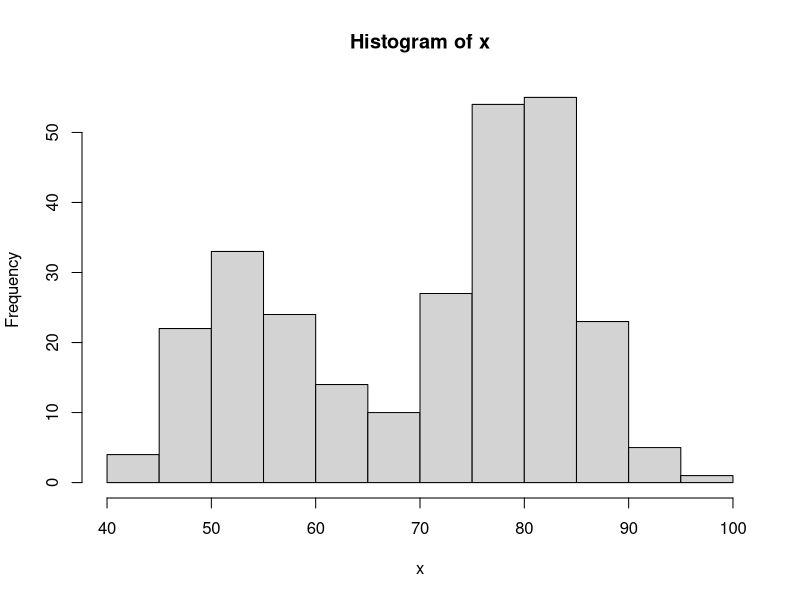
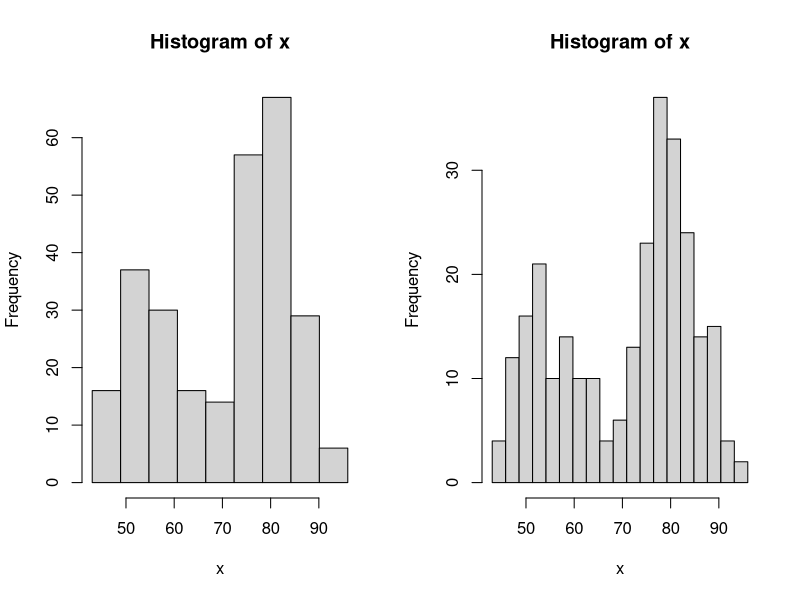
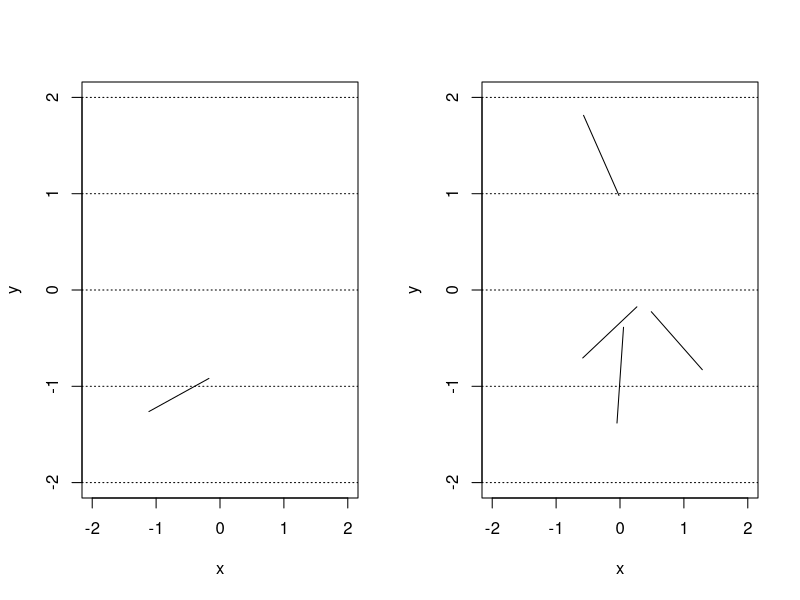
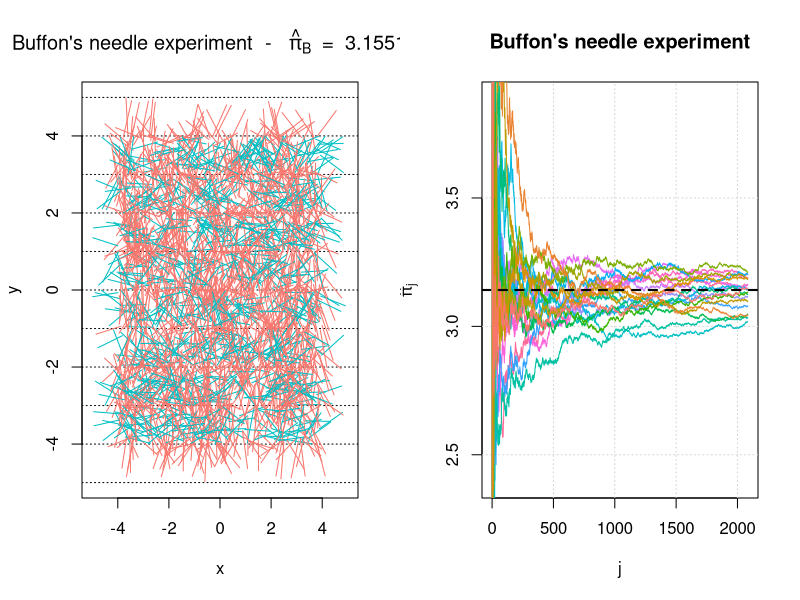

Write R code to recreate these figures, in order.
## ---- chunk 1
knitr::opts_chunk$set(error = TRUE)
## ---- chunk 2
x <- faithful[, 2] 
hist(x)
## ---- chunk 3
par(mfrow = c(1,2))

# Compare the differences! 
bins <- seq(min(x), max(x), length.out = 10)
hist(x, breaks = bins)

bins <- seq(min(x), max(x), length.out = 20)
hist(x, breaks = bins)
## ---- chunk 4
cast_needle = function(plane_width = 20){
  needle_length = 1
  available_range = plane_width/2 - needle_length
  x_start = runif(2, -available_range, available_range)
  angle = runif(1, 0, 2*pi)
  x_end = needle_length*c(cos(angle), sin(angle)) + x_start
  cross = floor(x_start[2]) != floor(x_end[2])
  out = list(start = x_start, end = x_end, cross = cross)
  out
}
## ---- chunk 5
needle = cast_needle(plane_width = 4)
needle
## ---- chunk 6
plot(NA, xlim = c(-2, 2), ylim = c(-2, 2), xlab = "x", ylab = "y")
abline(h = -2:2, lty = 3)
lines(c(needle$start[1], needle$end[1]), c(needle$start[2], needle$end[2]))
## ---- chunk 7
buffon_experiment = function(B = 2084, plane_width = 10, seed = NULL){
  
  if (!is.null(seed)){
    set.seed(seed)
  }
  
  X_start = X_end = matrix(NA, B, 2) 
  cross = rep(NA, B)
  
  for (i in 1:B){
    inter = cast_needle(plane_width = plane_width)
    X_start[i, ] = inter$start
    X_end[i, ] = inter$end
    cross[i] = inter$cross
  }
  
  out = list(start = X_start, end = X_end, cross = cross, plane = plane_width)
  class(out) = "buffon_experiment"
  out
}
## ---- chunk 8
experiment = buffon_experiment(B = 4, plane_width = 4)
experiment
## ---- chunk 9
plot(NA, xlim = c(-2, 2), ylim = c(-2, 2), xlab = "x", ylab = "y")
abline(h = -2:2, lty = 3)
for (i in 1:4){
  lines(c(experiment$start[i,1], experiment$end[i,1]), 
        c(experiment$start[i,2], experiment$end[i,2]))
}
## ---- chunk 10
plot.buffon_experiment = function(obj){
  cross = obj$cross
  X_start = obj$start
  X_end = obj$end
  B = length(cross)
  cols = rev(hcl(h = seq(15, 375, length = 3), l = 65, c = 100)[1:2])
  
  titre_part1 = 'Buffon\'s needle experiment  -  '
  titre_part2 = ' = '
  pi_hat = round(2/mean(obj$cross), 6)
  
  titre = bquote(.(titre_part1) ~ hat(pi)[B] ~ .(titre_part2) ~ .(pi_hat))
  
  plot(NA, xlab = "x", ylab = "y", xlim = c(-obj$plane/2, obj$plane/2), 
       ylim = c(-obj$plan/2, obj$plan/2), 
       main = titre)
  abline(h = (-obj$plan):obj$plan, lty = 3)
  
  for (i in 1:B){
    lines(c(X_start[i,1], X_end[i,1]), c(X_start[i,2], X_end[i,2]), 
          col = cols[cross[i] + 1])
  }
}
## ---- chunk 11
experiment = buffon_experiment(B = 2084)
plot(experiment)
## ---- chunk 12
converge = function(B = 2084, plane_width = 10, seed = 1777, M = 12){
  
  if (B < 10){
    warning("B was changed to 10")
    B = 10
  }
  
  pi_hat = matrix(NA, B, M)
  trials = 1:B
  cols = rev(hcl(h = seq(15, 375, length = (M+1)), 
                 l = 65, c = 100, alpha = 1)[1:M])
  set.seed(seed)
  
  for (i in 1:M){
    cross = buffon_experiment(B = B, plane_width = plane_width)$cross
    pi_hat[,i] = 2*trials/cumsum(cross)
  }
  
  plot(NA, xlim = c(1,B), ylim = pi + c(-3/4, 3/4), type = "l", col = "darkblue",
       ylab = bquote(hat(pi)[j]),
       xlab = "j", main = "Buffon\'s needle experiment")
  grid()
  
  for (i in 1:M){
    lines(trials, pi_hat[,i], col = cols[i])
  }
  
  abline(h = pi, lwd = 2, lty = 2)
}
## ---- chunk 13
converge(B = 2084, M = 20, seed = 10)
